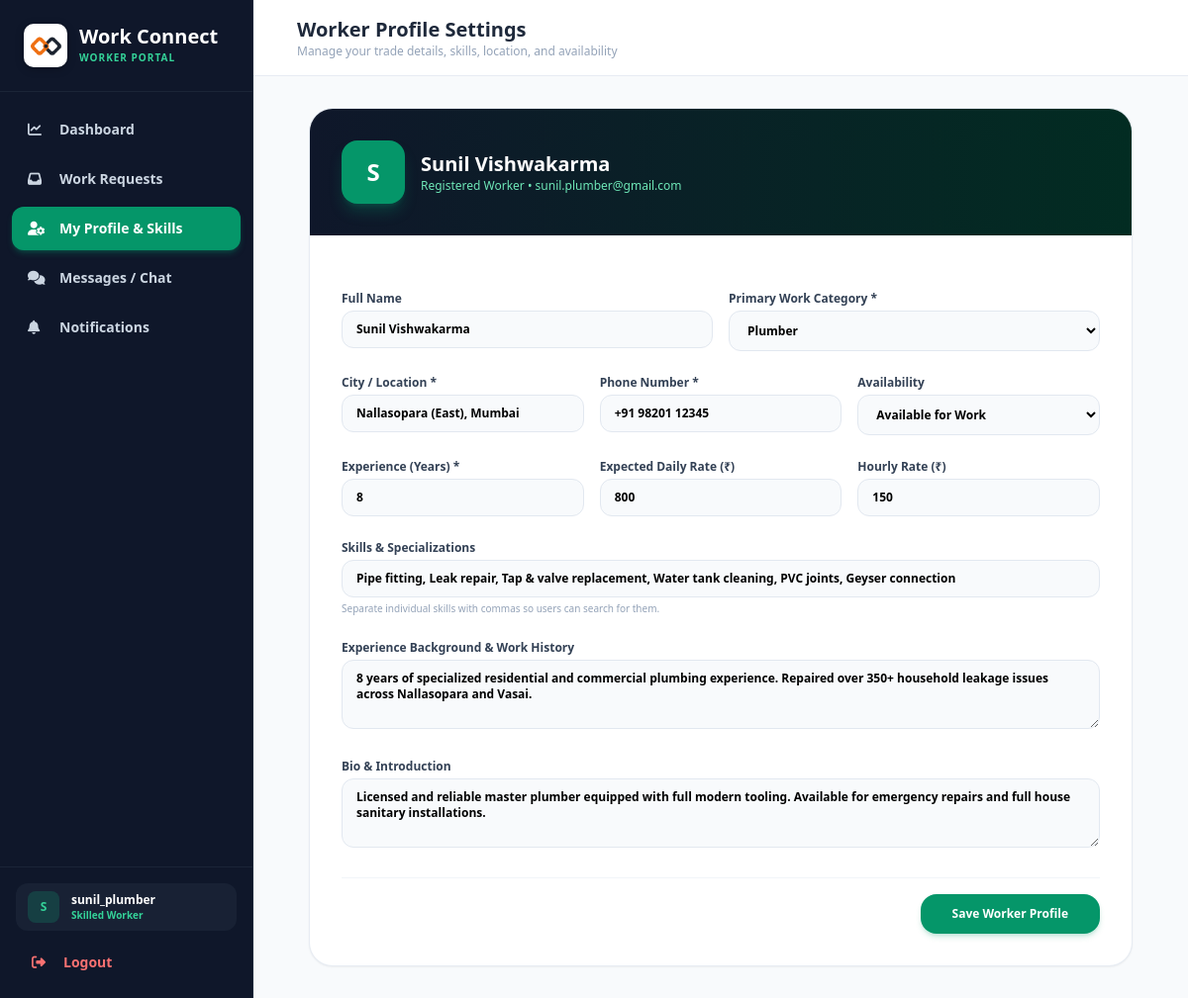
/worker/profile.php (signed in), run on the app's committed database.
### tables this page shows
CREATE TABLE `worker_profiles` (
  `user_id` int(11) NOT NULL,
  `full_name` varchar(255) DEFAULT NULL,
  `category_id` int(11) DEFAULT NULL,
  `skills` text DEFAULT NULL,
  `experience_years` int(11) NOT NULL DEFAULT 1,
  `experience_details` text DEFAULT NULL,
  `location` varchar(255) DEFAULT NULL,
  `availability` enum('available','busy','unavailable') NOT NULL DEFAULT 'available',
  `daily_rate` varchar(100) DEFAULT NULL,
  `hourly_rate` varchar(100) DEFAULT NULL,
  `phone` varchar(30) DEFAULT NULL,
  `bio` text DEFAULT NULL,
  `rating` decimal(3,2) NOT NULL DEFAULT 5.00,
  `created_at` timestamp NOT NULL DEFAULT current_timestamp(),
  PRIMARY KEY (`user_id`),
  KEY `category_id` (`category_id`),
  CONSTRAINT `fk_worker_category` FOREIGN KEY (`category_id`) REFERENCES `categories` (`id`) ON DELETE SET NULL,
  CONSTRAINT `fk_worker_user` FOREIGN KEY (`user_id`) REFERENCES `users` (`id`) ON DELETE CASCADE
);

CREATE TABLE `users` (
  `id` int(11) NOT NULL AUTO_INCREMENT,
  `username` varchar(100) NOT NULL,
  `email` varchar(150) NOT NULL,
  `password` varchar(255) NOT NULL,
  `role_id` int(11) NOT NULL,
  `created_at` timestamp NOT NULL DEFAULT current_timestamp(),
  PRIMARY KEY (`id`),
  UNIQUE KEY `username` (`username`),
  UNIQUE KEY `email` (`email`),
  KEY `role_id` (`role_id`),
  CONSTRAINT `users_ibfk_1` FOREIGN KEY (`role_id`) REFERENCES `roles` (`id`)
);

CREATE TABLE `categories` (
  `id` int(11) NOT NULL AUTO_INCREMENT,
  `name` varchar(100) NOT NULL,
  `icon` varchar(50) NOT NULL DEFAULT 'fa-tools',
  `description` text DEFAULT NULL,
  `created_at` timestamp NOT NULL DEFAULT current_timestamp(),
  PRIMARY KEY (`id`),
  UNIQUE KEY `name` (`name`)
);

### worker/profile.php (the view, shortened to what this page needs)
<?php
require_once '../includes/db_connect.php';
$worker_id = $_SESSION['user_id'];
$stmt = $pdo->prepare("
    SELECT wp.*, u.username, u.email
    FROM users u
    LEFT JOIN worker_profiles wp ON u.id = wp.user_id
    WHERE u.id = ?
");
$stmt->execute([$worker_id]);
$profile = $stmt->fetch();
$categories = $pdo->query("SELECT * FROM categories ORDER BY name ASC")->fetchAll();
?>
<!DOCTYPE html>
<html lang="en">
<head>
    <script src="https://cdn.tailwindcss.com"></script>
    <link rel="stylesheet" href="https://cdnjs.cloudflare.com/ajax/libs/font-awesome/6.5.1/css/all.min.css">
</head>
<body class="bg-slate-50 font-sans">
<div class="flex h-screen overflow-hidden">
    <?php include '../includes/worker_sidebar.php'; ?>
    <div class="flex-1 flex flex-col overflow-y-auto">
        <header class="bg-white border-b border-slate-200/80 p-4 md:px-8 flex justify-between items-center sticky top-0 z-20">
            <div class="flex items-center space-x-3">
                <div>
                    <h2 class="text-lg md:text-xl font-bold text-slate-800">Worker Profile Settings</h2>
                    <p class="text-xs text-slate-400">Manage your trade details, skills, location, and availability</p>
                </div>
            </div>
        </header>
        <div class="p-4 md:p-8 space-y-6 max-w-4xl mx-auto w-full">
            <div class="bg-white rounded-3xl border border-slate-200/80 shadow-sm overflow-hidden">
                <div class="bg-gradient-to-r from-slate-900 to-emerald-950 p-6 md:p-8 text-white flex items-center space-x-4">
                    <div class="w-16 h-16 rounded-2xl bg-emerald-600 text-white font-extrabold flex items-center justify-center text-2xl shadow-lg shadow-emerald-600/30">
                        <?php echo strtoupper(substr($_SESSION['username'] ?? 'W', 0, 1)); ?>
                    </div>
                    <div>
                        <h3 class="text-xl font-bold"><?php echo htmlspecialchars($profile['full_name'] ?: $_SESSION['username']); ?></h3>
                        <p class="text-xs text-emerald-300">Registered Worker &bull; <?php echo htmlspecialchars($profile['email']); ?></p>
                    </div>
                </div>
                <form action="" method="POST" class="p-6 md:p-8 space-y-6">
                    <div class="grid grid-cols-1 md:grid-cols-2 gap-4">
                        <div>
                            <label class="block text-xs font-bold text-slate-700 mb-1">Full Name</label>
                            <input type="text" name="full_name" value="<?php echo htmlspecialchars($profile['full_name'] ?? ''); ?>" placeholder="e.g. Ramesh Kumar"
                                   class="w-full px-3.5 py-2.5 bg-slate-50 border border-slate-200 rounded-xl text-xs font-semibold focus:ring-2 focus:ring-emerald-500 outline-none">
                        </div>
                        <div>
                            <label class="block text-xs font-bold text-slate-700 mb-1">Primary Work Category *</label>
                            <select name="category_id" required class="w-full px-3.5 py-2.5 bg-slate-50 border border-slate-200 rounded-xl text-xs font-semibold focus:ring-2 focus:ring-emerald-500 outline-none">
                                <?php foreach ($categories as $cat): ?>
                                    <option value="<?php echo $cat['id']; ?>" <?php echo (($profile['category_id'] ?? 0) == $cat['id']) ? 'selected' : ''; ?>>
                                        <?php echo htmlspecialchars($cat['name']); ?>
                                    </option>
                                <?php endforeach; ?>
                            </select>
                        </div>
                    </div>
                    <div class="grid grid-cols-1 sm:grid-cols-3 gap-4">
                        <div>
                            <label class="block text-xs font-bold text-slate-700 mb-1">City / Location *</label>
                            <input type="text" name="location" value="<?php echo htmlspecialchars($profile['location'] ?? ''); ?>" placeholder="e.g. Nallasopara, Mumbai" required
                                   class="w-full px-3.5 py-2.5 bg-slate-50 border border-slate-200 rounded-xl text-xs font-semibold focus:ring-2 focus:ring-emerald-500 outline-none">
                        </div>
                        <div>
                            <label class="block text-xs font-bold text-slate-700 mb-1">Phone Number *</label>
                            <input type="tel" name="phone" value="<?php echo htmlspecialchars($profile['phone'] ?? ''); ?>" placeholder="+91 9876543210" required
                                   class="w-full px-3.5 py-2.5 bg-slate-50 border border-slate-200 rounded-xl text-xs font-semibold focus:ring-2 focus:ring-emerald-500 outline-none">
                        </div>
                        <div>
                            <label class="block text-xs font-bold text-slate-700 mb-1">Availability</label>
                            <select name="availability" class="w-full px-3.5 py-2.5 bg-slate-50 border border-slate-200 rounded-xl text-xs font-semibold focus:ring-2 focus:ring-emerald-500 outline-none">
                                <option value="available" <?php echo (($profile['availability'] ?? '') === 'available') ? 'selected' : ''; ?>>Available for Work</option>
                            </select>
                        </div>
                    </div>
                    <div class="grid grid-cols-1 sm:grid-cols-3 gap-4">
                        <div>
                            <label class="block text-xs font-bold text-slate-700 mb-1">Experience (Years) *</label>
                            <input type="number" min="0" max="60" name="experience_years" value="<?php echo (int)($profile['experience_years'] ?? 1); ?>" required
                                   class="w-full px-3.5 py-2.5 bg-slate-50 border border-slate-200 rounded-xl text-xs font-semibold focus:ring-2 focus:ring-emerald-500 outline-none">
                        </div>
                        <div>
                            <label class="block text-xs font-bold text-slate-700 mb-1">Expected Daily Rate (₹)</label>
                            <input type="text" name="daily_rate" value="<?php echo htmlspecialchars($profile['daily_rate'] ?? ''); ?>" placeholder="e.g. 800"
                                   class="w-full px-3.5 py-2.5 bg-slate-50 border border-slate-200 rounded-xl text-xs font-semibold focus:ring-2 focus:ring-emerald-500 outline-none">
                        </div>
                        <div>
                            <label class="block text-xs font-bold text-slate-700 mb-1">Hourly Rate (₹)</label>
                            <input type="text" name="hourly_rate" value="<?php echo htmlspecialchars($profile['hourly_rate'] ?? ''); ?>" placeholder="e.g. 150"
                                   class="w-full px-3.5 py-2.5 bg-slate-50 border border-slate-200 rounded-xl text-xs font-semibold focus:ring-2 focus:ring-emerald-500 outline-none">
                        </div>
                    </div>
                    <div>
                        <label class="block text-xs font-bold text-slate-700 mb-1">Skills & Specializations</label>
                        <input type="text" name="skills" value="<?php echo htmlspecialchars($profile['skills'] ?? ''); ?>" placeholder="e.g. Pipe fitting, leak repair, sanitary installation, motor repair"
                               class="w-full px-3.5 py-2.5 bg-slate-50 border border-slate-200 rounded-xl text-xs font-semibold focus:ring-2 focus:ring-emerald-500 outline-none">
                        <p class="text-[10px] text-slate-400 mt-1">Separate individual skills with commas so users can search for them.</p>
                    </div>
                    <div>
                        <label class="block text-xs font-bold text-slate-700 mb-1">Experience Background & Work History</label>
                        <textarea name="experience_details" rows="3" placeholder="Describe the types of buildings, homes, or jobs you have worked on..."
                                  class="w-full px-3.5 py-2.5 bg-slate-50 border border-slate-200 rounded-xl text-xs font-semibold focus:ring-2 focus:ring-emerald-500 outline-none"><?php echo htmlspecialchars($profile['experience_details'] ?? ''); ?></textarea>
                    </div>
                    <div>
                        <label class="block text-xs font-bold text-slate-700 mb-1">Bio & Introduction</label>
                        <textarea name="bio" rows="3" placeholder="A brief note about your reliability, working hours, and tools..."
                                  class="w-full px-3.5 py-2.5 bg-slate-50 border border-slate-200 rounded-xl text-xs font-semibold focus:ring-2 focus:ring-emerald-500 outline-none"><?php echo htmlspecialchars($profile['bio'] ?? ''); ?></textarea>
                    </div>
                    <div class="pt-4 border-t border-slate-100 flex justify-end">
                        <button type="submit" class="bg-emerald-600 hover:bg-emerald-700 text-white px-8 py-3 rounded-2xl text-xs font-bold transition-all shadow-md shadow-emerald-600/20">
                            Save Worker Profile
                        </button>
                    </div>
                </form>
            </div>
        </div>
    </div>
</div>
</body>
</html>

### worker/profile.php (style rules this page uses)
body { font-family: 'Outfit', sans-serif; }

### data on the page
worker_profiles: full_name "Sunil Vishwakarma", user_id.email "sunil.plumber@gmail.com", category_id "Plumber", location "Nallasopara (East), Mumbai", phone "+91 98201 12345", availability "Available for Work", experience_years "8", daily_rate "800", hourly_rate "150", skills "Pipe fitting, Leak repair, Tap & valve replacement, Water tank cleaning, PVC joints, Geyser connection", experience_details "8 years of specialized residential and commercial plumbing experience. Repaired over 350+ household leakage issues across Nallasopara and Vasai.", bio "Licensed and reliable master plumber equipped with full modern tooling. Available for emergency repairs and full house sanitary installations."

### other printed values
substr($_SESSION['username'] ?? 'W', 0, 1) "S"
$_SESSION['username'] "sunil_plumber"
